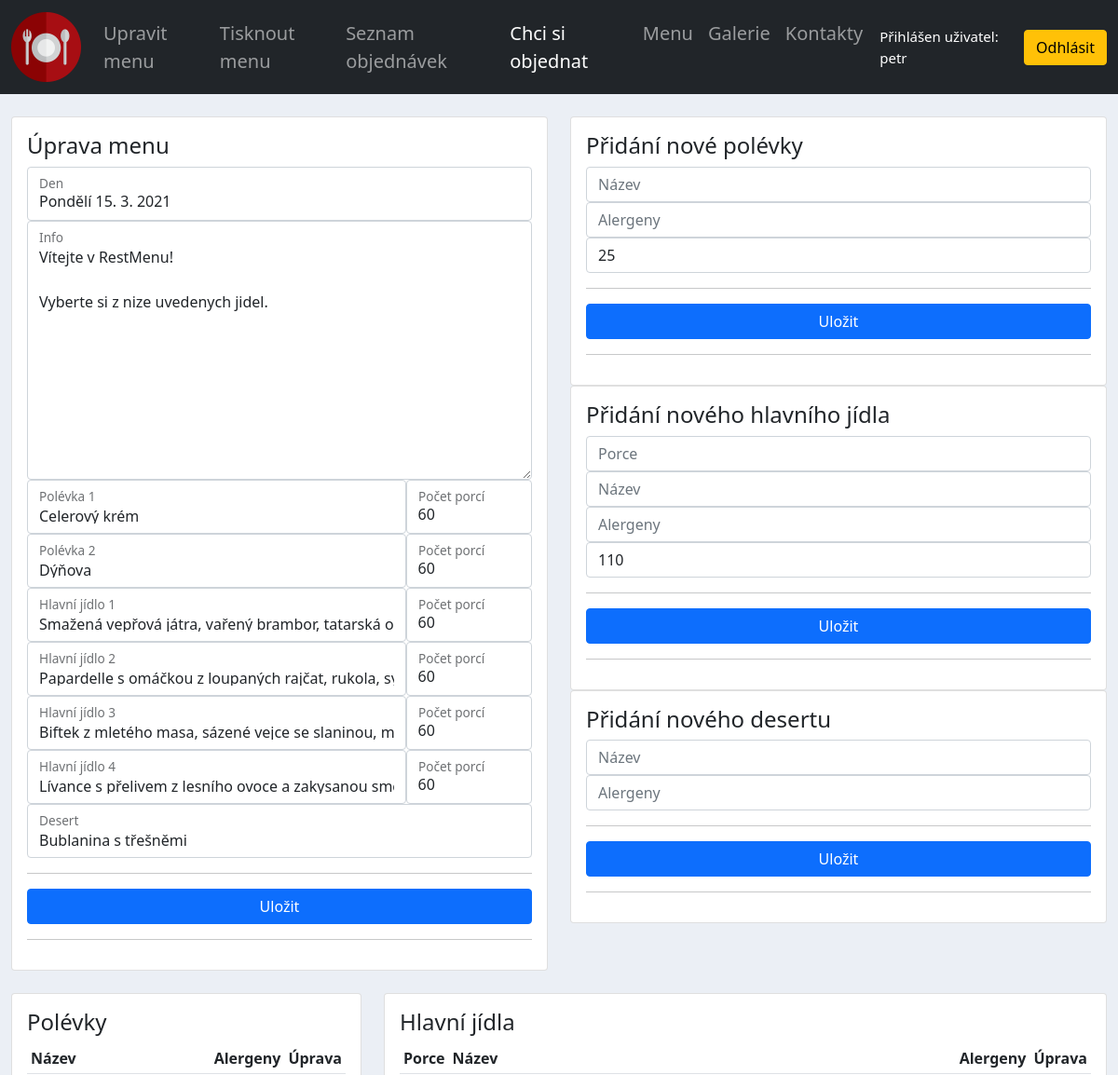
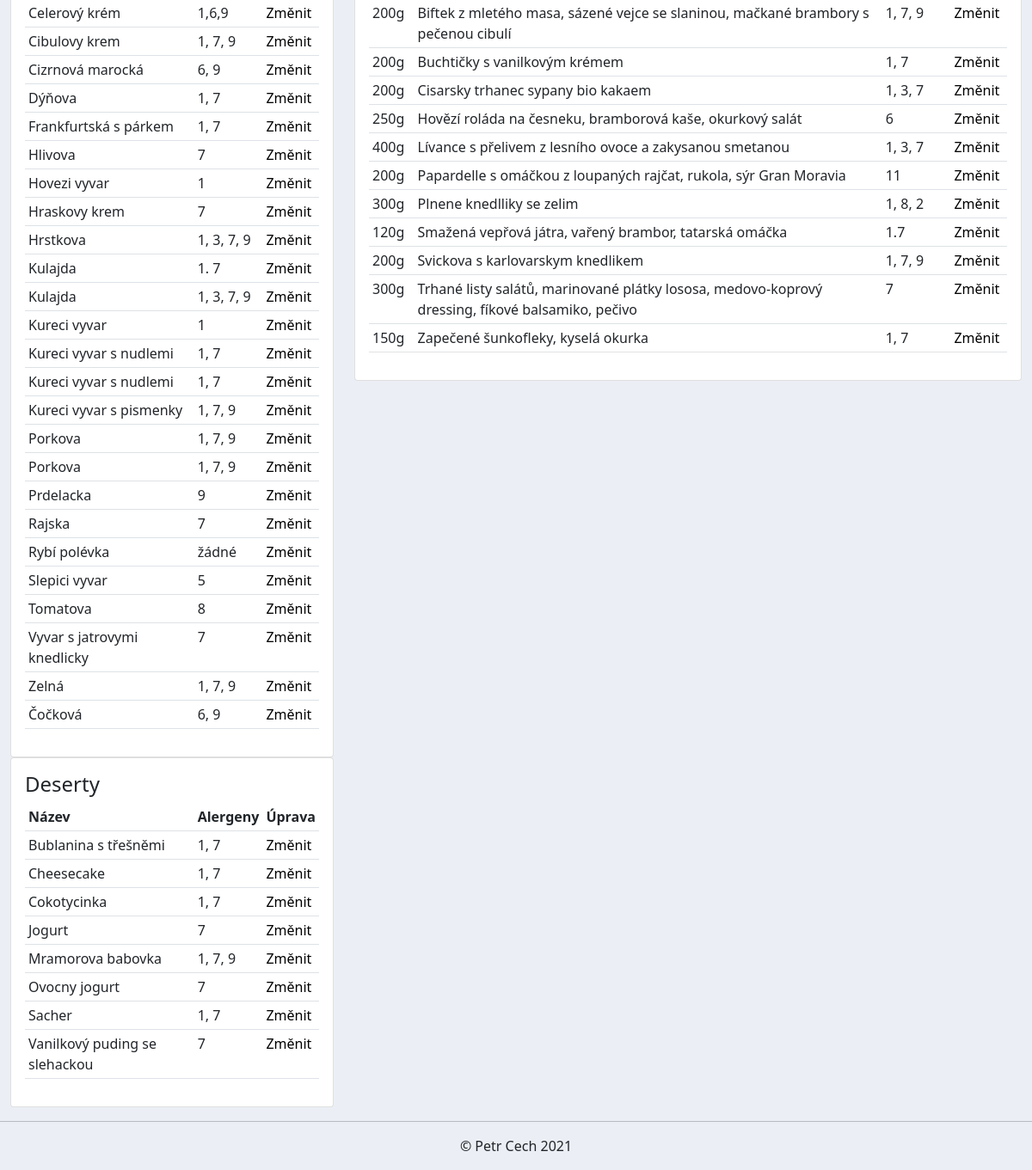
Page /edit_menu/1/ (signed in) on the earlier database version (2 pictures, top to bottom).
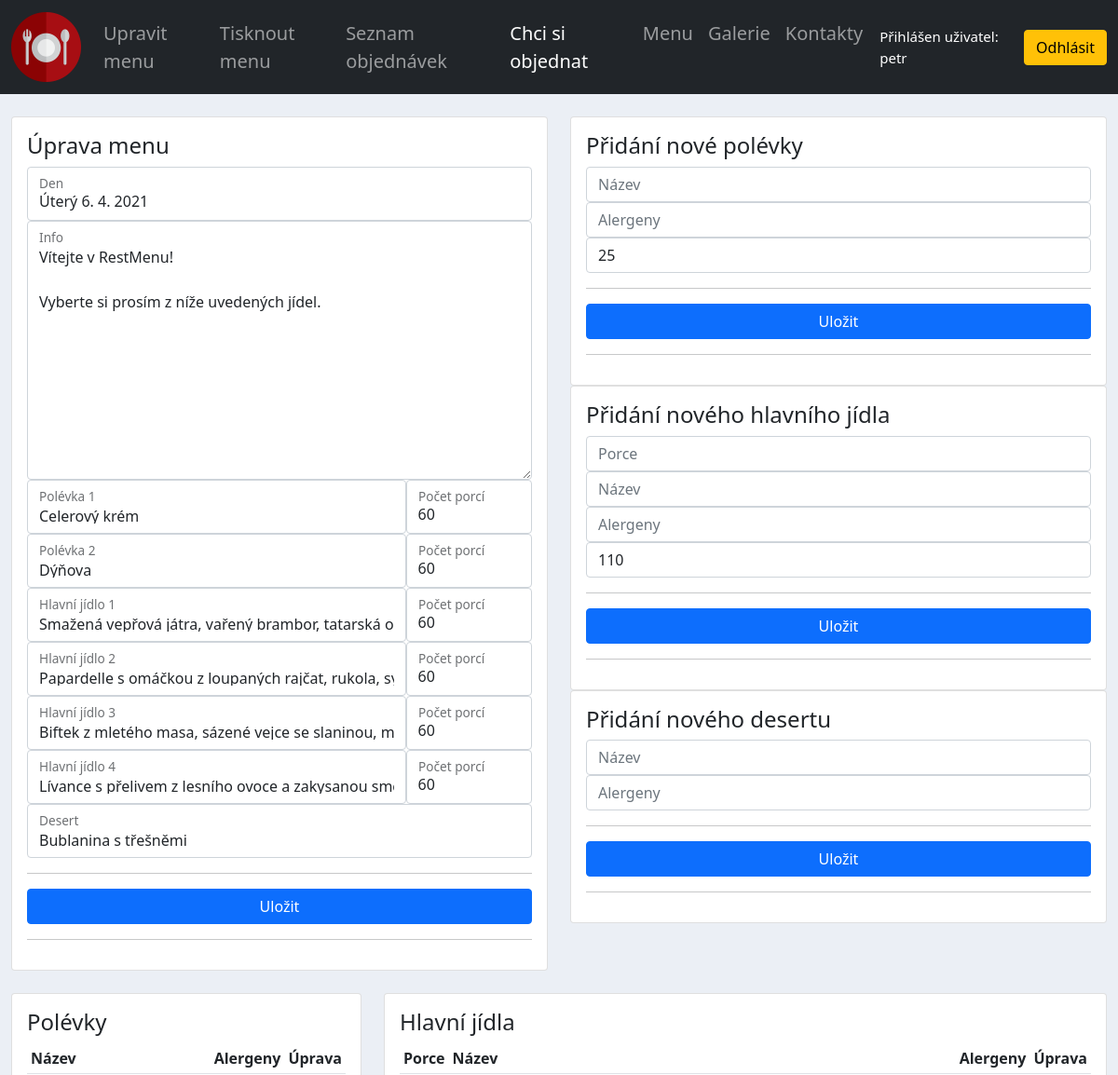
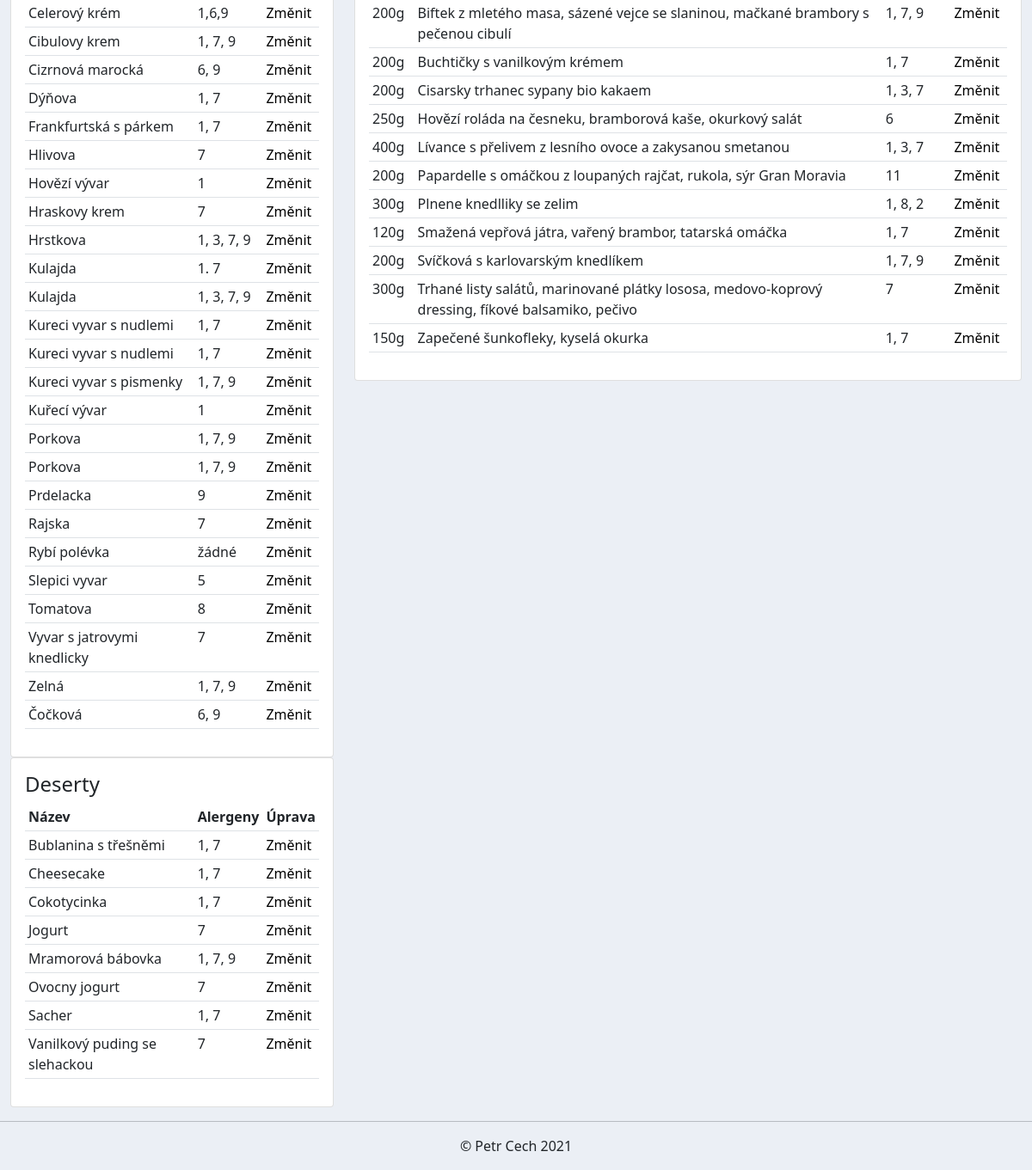
Same page on the later database version (2 pictures, top to bottom).
### accounts/models.py (models this page shows)
class Menu(models.Model):
    supper1 = models.ForeignKey(
        Supper, related_name='supper1', null=True, on_delete=models.SET_NULL
    )
    supper1_portions = models.PositiveIntegerField(null=True)
    supper2 = models.ForeignKey(
        Supper, related_name='supper2', null=True, on_delete=models.SET_NULL
    )
    supper2_portions = models.PositiveIntegerField(null=True)
    meal1 = models.ForeignKey(
        Meal, related_name='meal1', null=True, on_delete=models.SET_NULL
    )
    meal1_portions = models.PositiveIntegerField(null=True)
    meal2 = models.ForeignKey(
        Meal, related_name='meal2', null=True, on_delete=models.SET_NULL
    )
    meal2_portions = models.PositiveIntegerField(null=True)
    meal3 = models.ForeignKey(
        Meal, related_name='meal3', null=True, on_delete=models.SET_NULL
    )
    meal3_portions = models.PositiveIntegerField(null=True)
    meal4 = models.ForeignKey(
        Meal, related_name='meal4', null=True, on_delete=models.SET_NULL
    )
    meal4_portions = models.PositiveIntegerField(null=True)
    desert = models.ForeignKey(Desert, null=True, on_delete=models.SET_NULL)
    day = models.CharField(max_length=1000, null=True, default='')
    info = models.TextField(max_length=2000, blank=True)

class Supper(models.Model):
    name = models.CharField(max_length=200, null=True)
    alergens = models.CharField(max_length=200, null=True)
    price = models.PositiveIntegerField(null=True, default=25)
    def __str__(self):
        return self.name

class Meal(models.Model):
    portion = models.IntegerField(null=True)
    name = models.CharField(max_length=200, null=True)
    alergens = models.CharField(max_length=200, null=True)
    price = models.PositiveIntegerField(null=True, default=110)
    def __str__(self):
        return self.name

class Desert(models.Model):
    name = models.CharField(max_length=200, null=True)
    alergens = models.CharField(max_length=200, null=True)
    def __str__(self):
        return self.name

### accounts/views.py (the view)
# urls.py: path('edit_menu/<str:pk>/', views.editMenu, name='edit_menu'),
@login_required(login_url='login')
def editMenu(request, pk):
    menu = Menu.objects.get(id=pk)
    formMenu = MenuForm(instance=menu)
    if request.method == 'POST' and 'EditMenu' in request.POST:
        formMenu = MenuForm(request.POST, instance=menu)
        if formMenu.is_valid():
            formMenu.save()
            messages.success(request, f'Menu změněno!')
            return redirect('/')
    formSupper = EditSupperForm()
    if request.method == 'POST' and 'AddSupper' in request.POST:
        formSupper = EditSupperForm(request.POST)
        if formSupper.is_valid():
            formSupper.save()
            messages.success(request, f'Polívka přidána!')
    formMeal = EditMealForm()
    if request.method == 'POST' and 'AddMeal' in request.POST:
        formMeal = EditMealForm(request.POST)
        if formMeal.is_valid():
            formMeal.save()
            messages.success(request, f'Hlavní jídlo přidáno!')
    formDesert = EditDesertForm()
    if request.method == 'POST' and 'AddDesert' in request.POST:
        formDesert = EditDesertForm(request.POST)
        if formDesert.is_valid():
            formDesert.save()
            messages.success(request, f'Desert přidán!')
    supper = Supper.objects.all().order_by('name')
    meal = Meal.objects.all().order_by('name')
    desert = Desert.objects.all().order_by('name')
    context = {
        'menu': menu,
        'formMenu': formMenu,
        'formSupper': formSupper,
        'formMeal': formMeal,
        'formDesert': formDesert,
        'supper': supper,
        'meal': meal,
        'desert': desert,
    }
    return render(request, 'accounts/menu_form.html', context)

### accounts/forms.py
class EditSupperForm(ModelForm):
    class Meta:
        model = Supper
        fields = '__all__'

### accounts/templates/accounts/menu_form.html (shortened to what the changed rows need)
{%  extends 'accounts/main.html' %}
{% load static %}
{% block content %}
<br>
<div class="row">
    <div class="col-lg-6">
        <div class="card card-body">
            <form action="" method="POST">
                <div class="form-floating">
                    {{formMenu.day}}
                    <label>Den</label>
                </div>
                <div class="form-floating">
                    {{formMenu.info}}
                    <label>Info</label>
                </div>
                <div class="d-flex flex-row">
                  <div class="form-floating w-75">
                    {{ formMenu.supper1 }}
                    <label>Polévka 1</label>
                  </div>
                  <div class="form-floating w-25">
                    {{ formMenu.supper1_portions }}
                    <label>Počet porcí</label>
                  </div>
                </div>
                <div class="d-flex flex-row">
                  <div class="form-floating w-75">
                    {{ formMenu.supper2 }}
                    <label>Polévka 2</label>
                  </div>
                  <div class="form-floating w-25">
                    {{ formMenu.supper2_portions }}
                    <label>Počet porcí</label>
                  </div>
                </div>
                <div class="d-flex flex-row">
                  <div class="form-floating w-75">
                    {{ formMenu.meal1 }}
                    <label>Hlavní jídlo 1</label>
                  </div>
                  <div class="form-floating w-25">
                    {{ formMenu.meal1_portions }}
                    <label>Počet porcí</label>
                  </div>
                </div>
                <div class="d-flex flex-row">
                  <div class="form-floating w-75">
                    {{ formMenu.meal2 }}
                    <label>Hlavní jídlo 2</label>
                  </div>
                  <div class="form-floating w-25">
                    {{ formMenu.meal2_portions }}
                    <label>Počet porcí</label>
                  </div>
                </div>
                <div class="d-flex flex-row">
                  <div class="form-floating w-75">
                    {{ formMenu.meal3 }}
                    <label>Hlavní jídlo 3</label>
                  </div>
                  <div class="form-floating w-25">
                    {{ formMenu.meal3_portions }}
                    <label>Počet porcí</label>
                  </div>
                </div>
                <div class="d-flex flex-row">
                  <div class="form-floating w-75">
                    {{ formMenu.meal4 }}
                    <label>Hlavní jídlo 4</label>
                  </div>
                  <div class="form-floating w-25">
                    {{ formMenu.meal4_portions }}
                    <label>Počet porcí</label>
                  </div>
                </div>
                <div class="form-floating">
                    {{formMenu.desert}}
                    <label>Desert</label>
                </div>
            </form>
        </div>
    </div>
</div>
<br>
<div class="row">
    <div class="col-md-4">
        <div class="card card-body">
            <table class="table table-sm table-hover">
      				<tr>
      					<th>Název</th>
      					<th>Alergeny</th>
      					<th>Úprava</th>
      				</tr>
      				{% for s in supper%}
                      <tr>
                              <td>{{s.name}}</td>
                              <td>{{s.alergens}}</td>
                              <td><a id="supper" href="{% url 'edit_supper' s.id %}">Změnit</a></td>
                      </tr>
              {% endfor %}
      			</table>
        </div>
    </div>
    <div class="col-md-8">
        <div class="card card-body">
            <table class="table table-sm table-hover">
      				<tr>
                <th>Porce</th>
                <th>Název</th>
      					<th>Alergeny</th>
      					<th>Úprava</th>
      				</tr>
      				{% for m in meal %}
                      <tr>
                              <td>{{m.portion}}g</td>
                              <td>{{m.name}}</td>
                              <td>{{m.alergens}}</td>
                              <td><a id="meal" href="{% url 'edit_meal' m.id %}">Změnit</a></td>
                      </tr>
              {% endfor %}
      			</table>
        </div>
    </div>
    <div class="col-md-4">
        <div class="card card-body">
            <table class="table table-sm table-hover">
      				<tr>
      					<th>Název</th>
      					<th>Alergeny</th>
      					<th>Úprava</th>
      				</tr>
      				{% for d in desert %}
                      <tr>
                              <td>{{d.name}}</td>
                              <td>{{d.alergens}}</td>
                              <td><a href="{% url 'edit_desert' d.id %}">Změnit</a></td>
                      </tr>
              {% endfor %}
      			</table>
        </div>
    </div>
</div>
{% endblock %}

Differences in the rows shown:
changed Menu "Celerový krém": day "Pondělí 15. 3. 2021" → "Úterý 6. 4. 2021"; info "Vítejte v RestMenu! Vyberte si z nize uvedenych jidel." → "Vítejte v RestMenu! Vyberte si prosím z níže uvedených jídel."
changed Supper: name "Hovezi vyvar" → "Hovězí vývar"
changed Supper: name "Kureci vyvar" → "Kuřecí vývar"; moves down the list
changed Meal "Smažená vepřová játra, vařený brambor, tatarská omáčka": alergens "1.7" → "1, 7"
changed Meal: name "Svickova s karlovarskym knedlikem" → "Svíčková s karlovarským knedlíkem"
changed Desert: name "Mramorova babovka" → "Mramorová bábovka"
